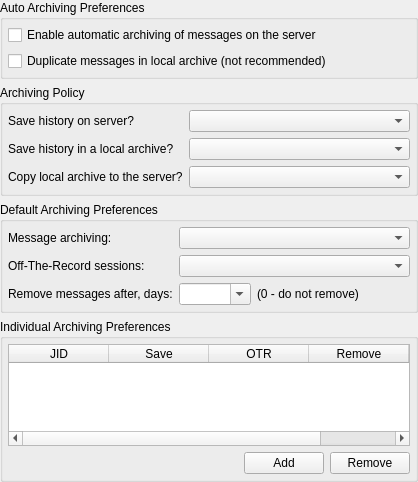
<?xml version="1.0" encoding="UTF-8"?>
<ui version="4.0">
 <class>ArchiveStreamOptionsClass</class>
 <widget class="QWidget" name="ArchiveStreamOptionsClass">
  <property name="geometry">
   <rect>
    <x>0</x>
    <y>0</y>
    <width>418</width>
    <height>482</height>
   </rect>
  </property>
  <layout class="QVBoxLayout" name="verticalLayout">
   <property name="margin">
    <number>0</number>
   </property>
   <item>
    <widget class="QGroupBox" name="grbAuto">
     <property name="title">
      <string>Auto Archiving Preferences</string>
     </property>
     <layout class="QVBoxLayout" name="verticalLayout_2">
      <property name="margin">
       <number>5</number>
      </property>
      <item>
       <widget class="QCheckBox" name="chbAutoSave">
        <property name="text">
         <string>Enable automatic archiving of messages on the server</string>
        </property>
       </widget>
      </item>
      <item>
       <widget class="QCheckBox" name="chbForceDirect">
        <property name="text">
         <string>Duplicate messages in local archive (not recommended)</string>
        </property>
       </widget>
      </item>
     </layout>
    </widget>
   </item>
   <item>
    <widget class="QGroupBox" name="grbMethod">
     <property name="title">
      <string>Archiving Policy</string>
     </property>
     <layout class="QGridLayout" name="gridLayout">
      <property name="margin">
       <number>5</number>
      </property>
      <item row="0" column="0">
       <widget class="QLabel" name="lblMethodAuto">
        <property name="text">
         <string>Save history on server?</string>
        </property>
        <property name="textFormat">
         <enum>Qt::PlainText</enum>
        </property>
        <property name="buddy">
         <cstring>cmbMethodAuto</cstring>
        </property>
       </widget>
      </item>
      <item row="0" column="1">
       <widget class="QComboBox" name="cmbMethodAuto">
        <property name="sizePolicy">
         <sizepolicy hsizetype="Expanding" vsizetype="Fixed">
          <horstretch>0</horstretch>
          <verstretch>0</verstretch>
         </sizepolicy>
        </property>
       </widget>
      </item>
      <item row="1" column="0">
       <widget class="QLabel" name="lblMethodLocal">
        <property name="text">
         <string>Save history in a local archive?</string>
        </property>
        <property name="textFormat">
         <enum>Qt::PlainText</enum>
        </property>
        <property name="buddy">
         <cstring>cmbMethodLocal</cstring>
        </property>
       </widget>
      </item>
      <item row="1" column="1">
       <widget class="QComboBox" name="cmbMethodLocal">
        <property name="sizePolicy">
         <sizepolicy hsizetype="Expanding" vsizetype="Fixed">
          <horstretch>0</horstretch>
          <verstretch>0</verstretch>
         </sizepolicy>
        </property>
       </widget>
      </item>
      <item row="2" column="0">
       <widget class="QLabel" name="lblMethodManual">
        <property name="text">
         <string>Copy local archive to the server?</string>
        </property>
        <property name="textFormat">
         <enum>Qt::PlainText</enum>
        </property>
        <property name="buddy">
         <cstring>cmbMethodManual</cstring>
        </property>
       </widget>
      </item>
      <item row="2" column="1">
       <widget class="QComboBox" name="cmbMethodManual">
        <property name="sizePolicy">
         <sizepolicy hsizetype="Expanding" vsizetype="Fixed">
          <horstretch>0</horstretch>
          <verstretch>0</verstretch>
         </sizepolicy>
        </property>
       </widget>
      </item>
     </layout>
    </widget>
   </item>
   <item>
    <widget class="QGroupBox" name="grbDefault">
     <property name="title">
      <string>Default Archiving Preferences</string>
     </property>
     <layout class="QGridLayout" name="gridLayout_2">
      <property name="margin">
       <number>5</number>
      </property>
      <item row="0" column="0">
       <widget class="QLabel" name="lblModeSave">
        <property name="text">
         <string>Message archiving:</string>
        </property>
        <property name="textFormat">
         <enum>Qt::PlainText</enum>
        </property>
        <property name="buddy">
         <cstring>cmbModeSave</cstring>
        </property>
       </widget>
      </item>
      <item row="0" column="1">
       <widget class="QComboBox" name="cmbModeSave">
        <property name="sizePolicy">
         <sizepolicy hsizetype="Expanding" vsizetype="Fixed">
          <horstretch>0</horstretch>
          <verstretch>0</verstretch>
         </sizepolicy>
        </property>
       </widget>
      </item>
      <item row="1" column="0">
       <widget class="QLabel" name="lblModeOTR">
        <property name="text">
         <string>Off-The-Record sessions:</string>
        </property>
        <property name="textFormat">
         <enum>Qt::PlainText</enum>
        </property>
        <property name="buddy">
         <cstring>cmbModeOTR</cstring>
        </property>
       </widget>
      </item>
      <item row="1" column="1">
       <widget class="QComboBox" name="cmbModeOTR">
        <property name="sizePolicy">
         <sizepolicy hsizetype="Expanding" vsizetype="Fixed">
          <horstretch>0</horstretch>
          <verstretch>0</verstretch>
         </sizepolicy>
        </property>
       </widget>
      </item>
      <item row="2" column="0">
       <widget class="QLabel" name="lblExpireTime">
        <property name="text">
         <string>Remove messages after, days:</string>
        </property>
        <property name="textFormat">
         <enum>Qt::PlainText</enum>
        </property>
        <property name="buddy">
         <cstring>cmbExpireTime</cstring>
        </property>
       </widget>
      </item>
      <item row="2" column="1">
       <layout class="QHBoxLayout" name="horizontalLayout_2">
        <item>
         <widget class="QComboBox" name="cmbExpireTime">
          <property name="editable">
           <bool>true</bool>
          </property>
          <property name="sizeAdjustPolicy">
           <enum>QComboBox::AdjustToContents</enum>
          </property>
         </widget>
        </item>
        <item>
         <widget class="QLabel" name="lblExpireTimeHint">
          <property name="text">
           <string>(0 - do not remove)</string>
          </property>
          <property name="textFormat">
           <enum>Qt::PlainText</enum>
          </property>
         </widget>
        </item>
        <item>
         <spacer name="horizontalSpacer_2">
          <property name="orientation">
           <enum>Qt::Horizontal</enum>
          </property>
          <property name="sizeHint" stdset="0">
           <size>
            <width>40</width>
            <height>20</height>
           </size>
          </property>
         </spacer>
        </item>
       </layout>
      </item>
     </layout>
    </widget>
   </item>
   <item>
    <widget class="QGroupBox" name="grbIndividual">
     <property name="title">
      <string>Individual Archiving Preferences</string>
     </property>
     <layout class="QVBoxLayout">
      <property name="margin">
       <number>5</number>
      </property>
      <item>
       <widget class="QTableWidget" name="tbwItemPrefs">
        <property name="alternatingRowColors">
         <bool>true</bool>
        </property>
        <property name="selectionBehavior">
         <enum>QAbstractItemView::SelectRows</enum>
        </property>
        <property name="sortingEnabled">
         <bool>true</bool>
        </property>
        <property name="columnCount">
         <number>5</number>
        </property>
        <attribute name="horizontalHeaderHighlightSections">
         <bool>false</bool>
        </attribute>
        <attribute name="verticalHeaderVisible">
         <bool>false</bool>
        </attribute>
        <column>
         <property name="text">
          <string>JID</string>
         </property>
         <property name="toolTip">
          <string>Contact identifier</string>
         </property>
        </column>
        <column>
         <property name="text">
          <string>Save</string>
         </property>
         <property name="toolTip">
          <string>Message archiving</string>
         </property>
         <property name="textAlignment">
          <set>AlignHCenter|AlignVCenter|AlignCenter</set>
         </property>
        </column>
        <column>
         <property name="text">
          <string>OTR</string>
         </property>
         <property name="toolTip">
          <string>Off-The-Record sessions </string>
         </property>
         <property name="textAlignment">
          <set>AlignHCenter|AlignVCenter|AlignCenter</set>
         </property>
        </column>
        <column>
         <property name="text">
          <string>Remove</string>
         </property>
         <property name="toolTip">
          <string>Remove messages after, days</string>
         </property>
         <property name="textAlignment">
          <set>AlignHCenter|AlignVCenter|AlignCenter</set>
         </property>
        </column>
        <column>
         <property name="text">
          <string>Exact</string>
         </property>
         <property name="toolTip">
          <string>Settings are applied to contact which JID is exactly matches</string>
         </property>
         <property name="textAlignment">
          <set>AlignHCenter|AlignVCenter|AlignCenter</set>
         </property>
        </column>
       </widget>
      </item>
      <item>
       <layout class="QHBoxLayout" name="horizontalLayout">
        <item>
         <widget class="QLabel" name="lblStatus">
          <property name="sizePolicy">
           <sizepolicy hsizetype="Expanding" vsizetype="Preferred">
            <horstretch>0</horstretch>
            <verstretch>0</verstretch>
           </sizepolicy>
          </property>
          <property name="textFormat">
           <enum>Qt::PlainText</enum>
          </property>
          <property name="wordWrap">
           <bool>true</bool>
          </property>
         </widget>
        </item>
        <item>
         <widget class="QPushButton" name="pbtAdd">
          <property name="text">
           <string>Add</string>
          </property>
         </widget>
        </item>
        <item>
         <widget class="QPushButton" name="pbtRemove">
          <property name="text">
           <string>Remove</string>
          </property>
         </widget>
        </item>
       </layout>
      </item>
     </layout>
    </widget>
   </item>
  </layout>
 </widget>
 <layoutdefault spacing="6" margin="11"/>
 <tabstops>
  <tabstop>chbAutoSave</tabstop>
  <tabstop>cmbMethodAuto</tabstop>
  <tabstop>cmbMethodLocal</tabstop>
  <tabstop>cmbMethodManual</tabstop>
  <tabstop>cmbModeSave</tabstop>
  <tabstop>cmbModeOTR</tabstop>
  <tabstop>cmbExpireTime</tabstop>
  <tabstop>tbwItemPrefs</tabstop>
  <tabstop>pbtAdd</tabstop>
  <tabstop>pbtRemove</tabstop>
 </tabstops>
 <resources/>
 <connections/>
</ui>
